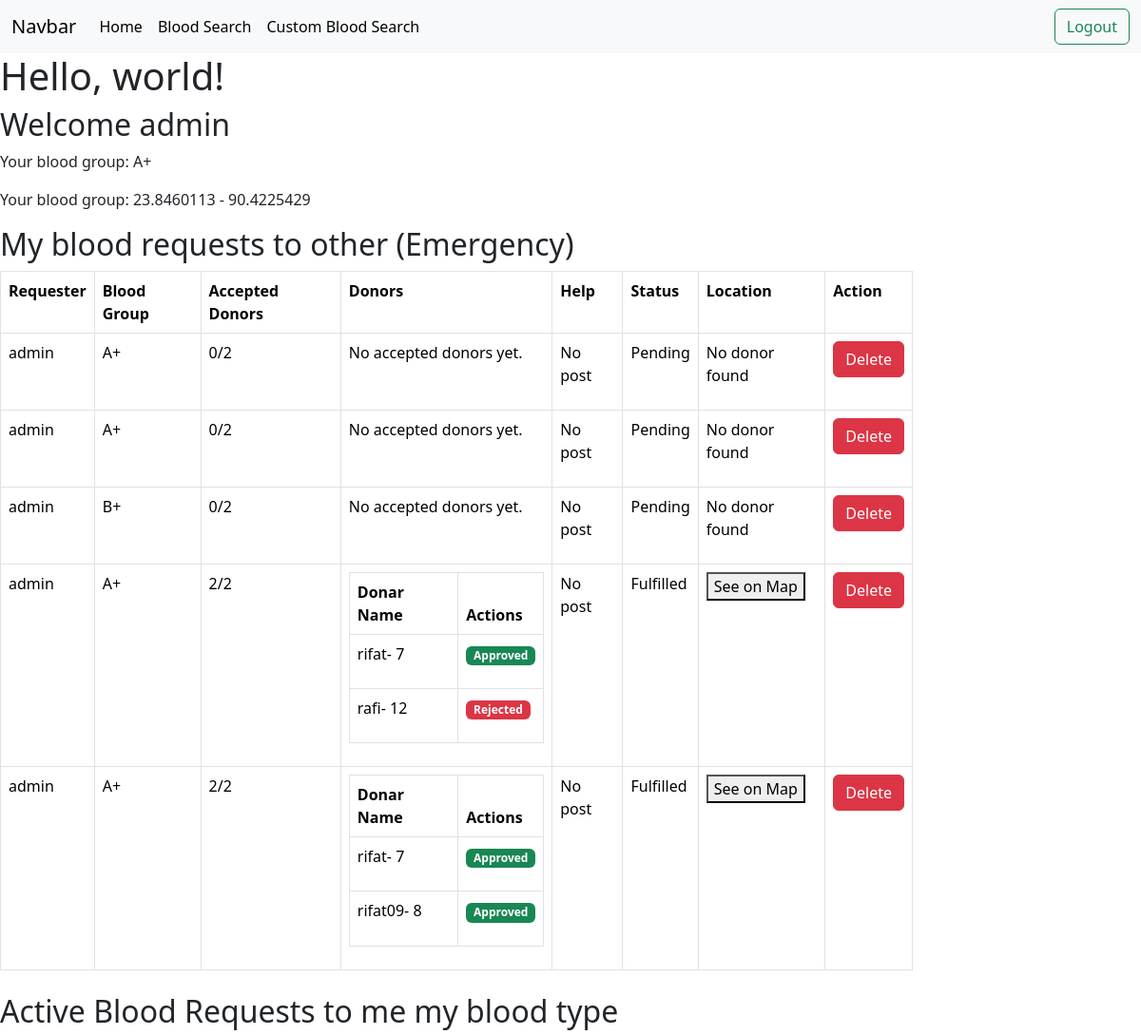
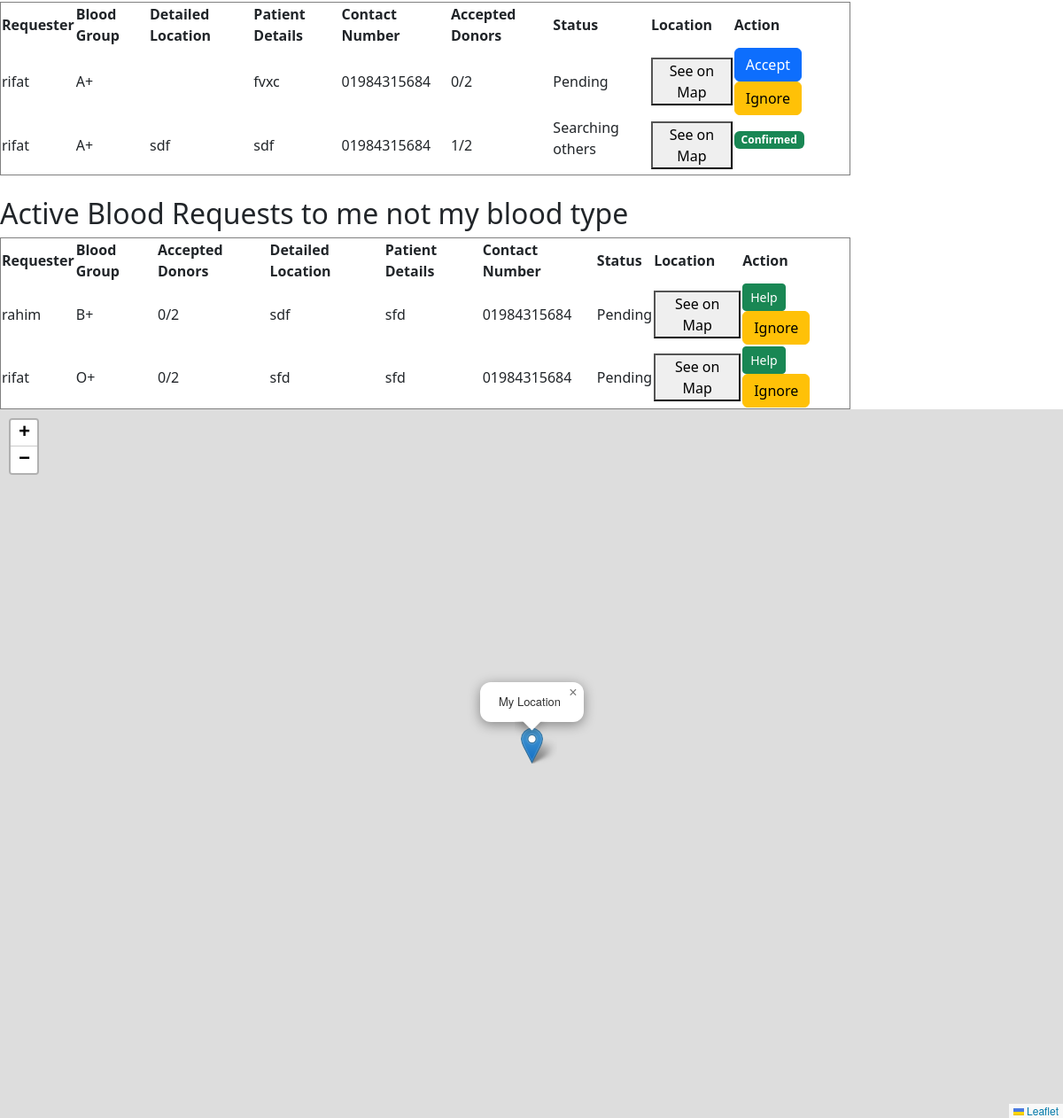
The page /dashboard/ (signed in) on the database its author committed (2 pictures, top to bottom).
### donors/models.py (models this page shows, shortened)
class DonorProfile(models.Model):
    user = models.OneToOneField(User, on_delete=models.CASCADE)
    blood_group = models.CharField(max_length=3, choices=BLOOD_GROUPS)
    phone = models.CharField(max_length=15)
    latitude = models.FloatField(null=True, blank=True)
    longitude = models.FloatField(null=True, blank=True)
    def __str__(self):
        return f"{self.user.username} - {self.blood_group}"

class BloodRequest(models.Model):
    blood_group = models.CharField(max_length=3, choices=BLOOD_GROUPS, blank=True, null=True)
    requester = models.ForeignKey(User, on_delete=models.CASCADE, related_name="requests_sent")
    donors = models.ManyToManyField(User, related_name="requests_received")
    accepted_donors = models.ManyToManyField(User, related_name="accepted_requests", blank=True)
    accepted_count = models.IntegerField(default=0)  # Track accepted donors
    request_ignored_by_donors = models.ManyToManyField(User, related_name="ignored_donors", blank=True)
    rejected_donors_by_requester = models.ManyToManyField(User, related_name="rejected_donor_request", blank=True)
    final_donors = models.ManyToManyField(User, related_name="final_donors", blank=True)
    status = models.CharField(max_length=10, null=True, blank=True)
    created_at = models.DateTimeField(auto_now_add=True, null=True, blank=True)
    total_accepted = models.IntegerField(null=True, blank=True, default=0)
    detail_address = models.CharField(max_length=100, null=True, blank=True)
    description = models.TextField(null=True, blank=True)

### donors/views.py (the view)
# urls.py: path("dashboard/", views.dashboard, name="dashboard"),
def dashboard(request):
    my_requests_for_blood = BloodRequest.objects.filter(requester=request.user).order_by("-created_at")
    active_requests_myGroup = BloodRequest.objects.filter(blood_group=request.user.donorprofile.blood_group, donors__in=[request.user]).exclude(requester=request.user).order_by("-created_at")
    active_requests_otherGroup = BloodRequest.objects.filter(status="Pending").exclude(Q(requester=request.user) | Q(blood_group=request.user.donorprofile.blood_group)).order_by("-created_at")
    requester_id =  request.user.id
    requester = get_object_or_404(DonorProfile, user_id=requester_id)
    print(requester)
    help_post = HelpRequester.objects.filter(requester = requester).order_by("-created_at")
    if help_post:
        for post in help_post:
            print(post.id)
    else:
        print("No help post found")
    context = {
        "my_requests_for_blood": my_requests_for_blood,
        "active_requests_myGroup": active_requests_myGroup,
        "active_requests_otherGroup": active_requests_otherGroup,
        "help_post": help_post
    }
    return render(request, "dashboard.html", context)

### donors/templates/dashboard.html (shortened to what this page needs)
{% extends 'base.html' %}
{% block content %}
<link rel="stylesheet" href="https://unpkg.com/leaflet@1.9.4/dist/leaflet.css"
 />
 <link rel="stylesheet" href="https://unpkg.com/leaflet-routing-machine@latest/dist/leaflet-routing-machine.css" />
    <h2>Welcome {{ user.username }}</h2>
    <p>Your blood group: {{ user.donorprofile.blood_group }}</p>
    <p>Your blood group: {{ user.donorprofile.latitude }} - {{user.donorprofile.longitude}}</p>
<h2>My blood requests to other (Emergency)</h2>
{% if my_requests_for_blood %}
    <table class="table table-bordered" style="width: 80%">
        <tr>
            <th>Requester</th>
            <th>Blood Group</th>
            <th>Accepted Donors</th>
            <th>Donors</th>
            <th>Help</th>
            <th>Status</th>
            <th>Location</th>
            <th>Action</th>
        </tr>
        {% for request in my_requests_for_blood %}
        <tr>
            <td>{{ request.requester.username }}</td>
            <td>{{ request.blood_group }}</td>
            <td>{{ request.accepted_count }}/2</td>
            <td>
                {% if request.accepted_donors.all %}
                    <table class="table table-bordered">
                        <thead>
                            <tr>
                                <th>Donar Name</th>
                                <th>Actions</th>
                            </tr>
                        </thead>
                        {% for donor in request.accepted_donors.all %}
                        <tbody>
                            <tr>
                                <td>{{ donor.username }}- {{donor.id}}</td>
                                <td>
                                    {% if donor in request.final_donors.all %}
                                        <p class="badge bg-success">Approved</p>
                                    {% elif donor in request.rejected_donors_by_requester.all %}
                                        <p class="badge bg-danger">Rejected</p>
                                    {% else %}
                                        <a href="{% url 'approve_blood_request' request.id donor.id %}" class="btn btn-primary">Approve</a>
                                        <a href="{% url 'reject_donor_request' request.id donor.id %}" class="btn btn-warning">Reject</a>
                                    {% endif %}
                                </td>
                            </tr>
                        </tbody>
                        {% endfor %}
                    </table>
                {% else %}
                    <p>No accepted donors yet.</p>
                {% endif %}
            </td>
            <td>
                {% if help_post %}
                    <p>{{help_post|length}}</p>
                    {% if request.id not in help_post.blood_request_id.all %}
                        <p>No hel</p>
                    {% endif %}
                    {% for post in help_post %}
                        <p>{{post.blood_request_id}}</p>
                        {% if post.blood_request_id == request.id %}
                            <p>{{ post.helper.user.username}}</p>
                            <p>{{ post.name }}</p>
                            <p>{{ post.phone }}</p>
                            <p>{{ post.created_at }}</p>
                            <p>{{ post.message }}</p>
                            <p>{{ post.id }}</p>
                            <p>{{ post.blood_request_id }}</p>
                            <p>{{ request.id }}</p>
                            <button>See</button>
                            <hr>
                        {% endif %}
                    {% endfor %}
                {% else %}
                    <p>No post</p>
                {% endif %}
            </td>
            <td>{{ request.status }}</td>
            <td>
                {% if request.final_donors.all %}
                    <button onclick="showRequestOnMap({{ request.id }})">See on Map</button>
                {% else %}
                    <p>No donor found</p>
                {% endif %}
            </td>
            <td><a href="{% url 'delete_blood_request' request.id %}" class="btn btn-danger">Delete</a></td>
        </tr>
        {% endfor %}
    </table>
{% else %}
    <p>No active blood requests available.</p>
{% endif %}
<h2 class="mt-4">Active Blood Requests to me my blood type</h2>
{% if active_requests_myGroup %}
    <table border="1" style="width: 80%">
        <tr>
            <th>Requester</th>
            <th>Blood Group</th>
            <th>Detailed Location</th>
            <th>Patient Details</th>
            <th>Contact Number</th>
            <th>Accepted Donors</th>
            <th>Status</th>
            <th>Location</th>
            <th>Action</th>
        </tr>
        {% for request in active_requests_myGroup %}
            {% if user not in request.request_ignored_by_donors.all %}
                <tr>
                    <td>{{ request.requester.username }}</td>
                    <td>{{ request.blood_group }}</td>
                    <td>{{ request.detail_address }}</td>
                    <td>{{ request.description }}</td>
                    <td>{{ request.requester.donorprofile.phone }}</td>
                    <td>{{ request.accepted_count }}/2</td>
                    <td>
                        {% if request.accepted_count == 0 %}
                            {{ request.status }}
                        {% elif request.accepted_count == 2 %}
                            {{ request.status }}
                        {% else %}
                            <p>Searching others</p>
                        {% endif %}
                    </td>
                    <td><button onclick="showReceiverOnMap({{ request.id }}, 'myGroup')">See on Map</button></td>
                    <td>
                            {% if user in request.final_donors.all %}
                                <p class="badge bg-success">Confirmed</p>
                            {% else %}
                               {% if request.accepted_count != 2 %}
                                    <a href="{% url 'accept_blood_request' request.id %}" class="btn btn-primary">Accept</a>
                               {% endif %}
                                <a href="{% url 'ignore_blood_request' request.id %}" class="btn btn-warning">Ignore</a>
                            {% endif %}
                    </td>
                </tr>
            {% endif %}
        {% endfor %}
    </table>
{% else %}
    <p>No active blood requests available.</p>
{% endif %}
<h2 class="mt-4">Active Blood Requests to me not my blood type</h2>
{% if active_requests_otherGroup %}
    <table border="1" style="width: 80%">
        <tr>
            <th>Requester</th>
            <th>Blood Group</th>
            <th>Accepted Donors</th>
            <th>Detailed Location</th>
            <th>Patient Details</th>
            <th>Contact Number</th>
            <th>Status</th>
            <th>Location</th>
            <th>Action</th>
        </tr>
        {% for request in active_requests_otherGroup %}
            {% if user not in request.request_ignored_by_donors.all %}
                <tr>
                    <td>{{ request.requester.username }}</td>
                    <td>{{ request.blood_group }}</td>
                    <td>{{ request.accepted_count }}/2</td>
                    <td>{{ request.detail_address }}</td>
                    <td>{{ request.description }}</td>
                    <td>{{ request.requester.donorprofile.phone }}</td>
                    <td>
                        {% if request.accepted_count == 0 %}
                            {{ request.status }}
                        {% elif request.accepted_count == 2 %}
                            {{ request.status }}
                        {% else %}
                            <p>Searching others</p>
                        {% endif %}
                    </td>
                    <td><button onclick="showReceiverOnMap({{ request.id }},'otherGroup')">See on Map</button></td>
                    <td>
                        {% if request.status == 'Pending' %}
                            <button type="button" class="btn btn-success btn-sm" data-bs-toggle="modal" data-bs-target="#helpForm-{{request.id}}" style="box-shadow: 3px 3px 10px rgba(255, 255, 255, 0.6)">Help</button>
                            <a href="{% url 'ignore_blood_request' request.id %}" class="btn btn-warning">Ignore</a>
                        {% else %}
                            <p>Nothing to do</p>
                        {% endif %}
                    </td>
                </tr>
            {% endif %}
        {% endfor %}
    </table>
{% else %}
    <p>No active blood requests available.</p>
{% endif %}
<div id="map"></div>
{% endblock %}

### templates/base.html (shortened to what this page needs)
<!doctype html>
<html lang="en">
  <head>
    <link href="https://cdn.jsdelivr.net/npm/bootstrap@5.3.3/dist/css/bootstrap.min.css" rel="stylesheet">
  </head>
  <body>
    <nav class="navbar navbar-expand-lg bg-body-tertiary">
      <div class="container-fluid">
        <a class="navbar-brand" href="#">Navbar</a>
        <div class="collapse navbar-collapse" id="navbarTogglerDemo02">
          <ul class="navbar-nav me-auto mb-2 mb-lg-0">
            <li class="nav-item">
              <a class="nav-link active" aria-current="page" href="{% url 'dashboard'%}">Home</a>
            </li>
            <li class="nav-item">
              <a class="nav-link active" aria-current="page" href="{% url 'search_blood'%}">Blood Search</a>
            </li>
            <li class="nav-item">
              <a class="nav-link active" aria-current="page" href="{% url 'create_blood_request'%}">Custom Blood Search</a>
            </li>
          </ul>
          <div class="d-flex">
            {% if request.user.is_authenticated %}
            <a href="{% url 'logout'%}" class="btn btn-outline-success" type="submit">Logout</a>
            {% else %}
            <a href="{% url 'signup'%}" class="btn btn-outline-success" type="submit">Signup</a>
            <a href="{% url 'login'%}" class="btn btn-outline-success" type="submit">Login</a>
            {% endif %}
          </div>
        </div>
      </div>
    </nav>
    <h1>Hello, world!</h1>
    {% block content %}
    {% endblock %}
  </body>
</html>

### donors/templates/dashboard.html (style rules this page uses)
#map { width: 100%; height: 100vh; }

### rows shown on the page
BloodRequest: requester.username "admin", blood_group "A+", accepted_count "0", shows "No accepted donors yet.", status "Pending", shows "No donor found"
BloodRequest: requester.username "admin", blood_group "A+", accepted_count "0", shows "No accepted donors yet.", status "Pending", shows "No donor found"
BloodRequest: requester.username "admin", blood_group "B+", accepted_count "0", shows "No accepted donors yet.", status "Pending", shows "No donor found"
BloodRequest: requester.username "admin", blood_group "A+", accepted_count "2", status "Fulfilled"
BloodRequest: requester.username "admin", blood_group "A+", accepted_count "2", status "Fulfilled"
BloodRequest: requester.username "rifat", blood_group "A+", description "fvxc", requester.donorprofile.phone "01984315684", accepted_count "0", status "Pending", shows "Accept", shows "Ignore"
BloodRequest: requester.username "rifat", blood_group "A+", detail_address "sdf", description "sdf", requester.donorprofile.phone "01984315684", accepted_count "1", shows "Searching others", shows "Confirmed"
BloodRequest: requester.username "rahim", blood_group "B+", accepted_count "0", detail_address "sdf", description "sfd", requester.donorprofile.phone "01984315684", status "Pending"
BloodRequest: requester.username "rifat", blood_group "O+", accepted_count "0", detail_address "sfd", description "sfd", requester.donorprofile.phone "01984315684", status "Pending"

### other values the page prints
{{ user.username }} "admin"
{{ user.donorprofile.blood_group }} "A+"
{{ user.donorprofile.latitude }} "23.8460113"
{{ user.donorprofile.longitude }} "90.4225429"
{{ donor.username }} "rifat"
{{ donor.id }} "7"
{{ donor.username }} "rafi"
{{ donor.id }} "12"
{{ donor.username }} "rifat09"
{{ donor.id }} "8"
